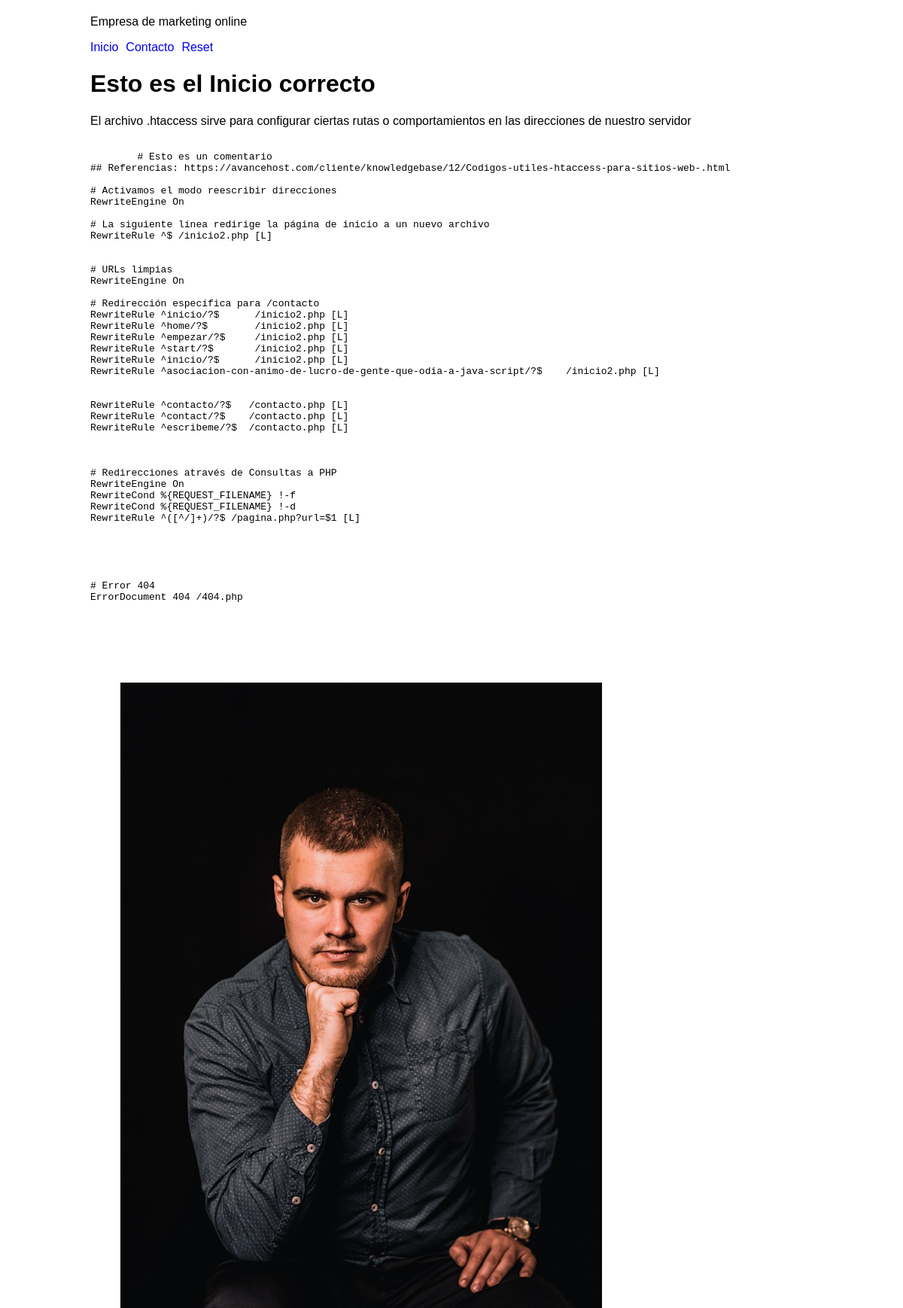
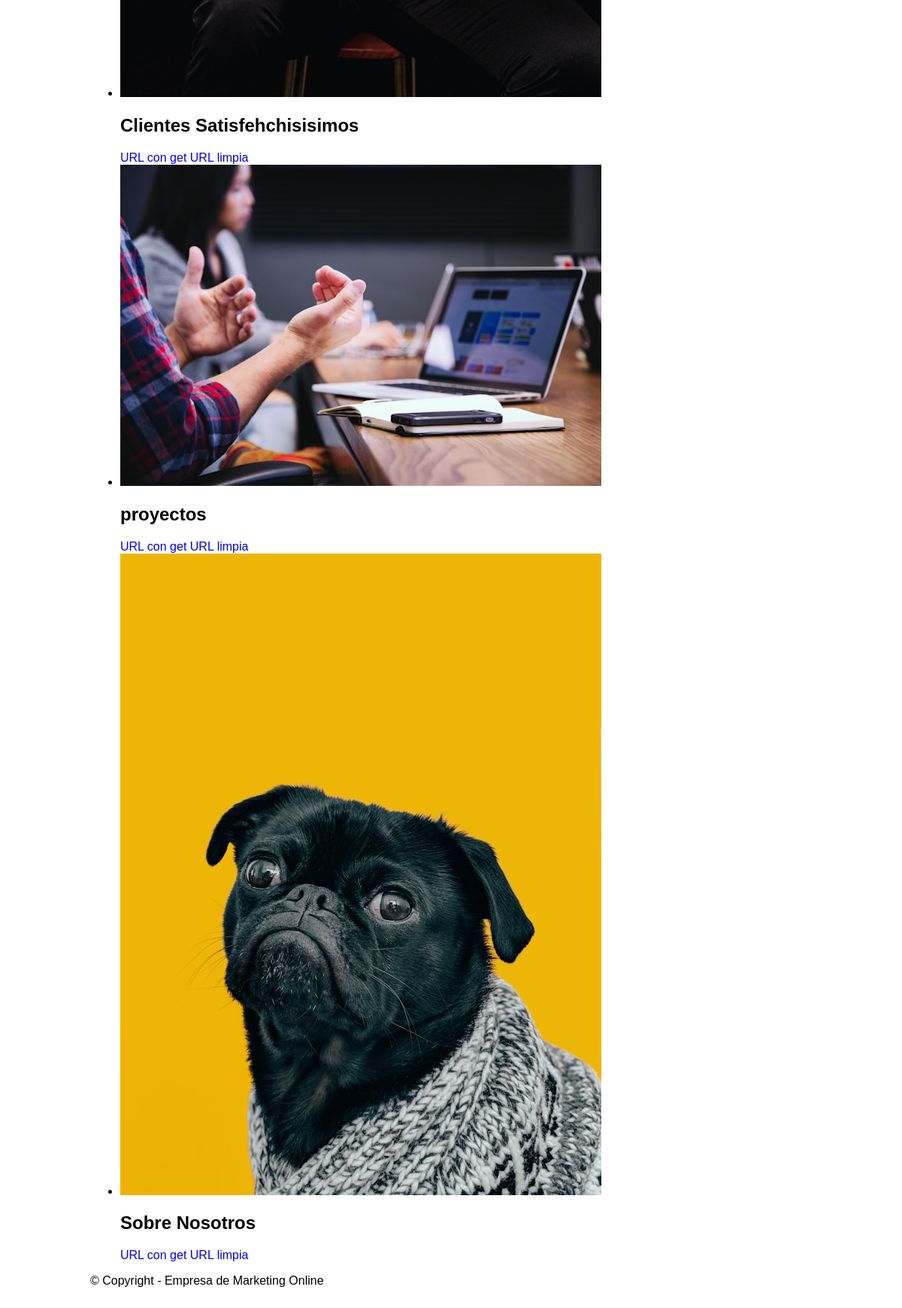
The app's page /inicio2.php with its own data (2 pictures, top to bottom).
### tables this page shows
CREATE TABLE `paginas` (
  `id` int(11) NOT NULL AUTO_INCREMENT,
  `nombre` varchar(255) NOT NULL,
  `texto` longtext NOT NULL,
  `img` varchar(255) NOT NULL,
  `url` varchar(255) NOT NULL,
  PRIMARY KEY (`id`)
);

### _functions.php (called while the page is built, shortened)
<?php
function consulta($sql, $devolverDatos=true){
    $servername = "localhost";
    $username = "root";
    $password = "root";
    $dbname = "empresa_marketing";
    $conn = new mysqli($servername, $username, $password, $dbname);
    $result=$conn->query($sql);
    if($devolverDatos){
            $datos = [];
            while ($fila = $result->fetch_assoc()) {
                $datos[] = $fila;
            }
            return $datos;
    }
}

### inicio2.php (the view)
<?php $titulo="Esto es el Inicio correcto";?>
<?php require_once '_functions.php'?>
<?php include_once '_header.php'?>
    <p>El archivo .htaccess sirve para configurar ciertas rutas o comportamientos en las direcciones de nuestro servidor</p>
    <pre>
        <code>
        # Esto es un comentario
## Referencias: https://avancehost.com/cliente/knowledgebase/12/Codigos-utiles-htaccess-para-sitios-web-.html
# Activamos el modo reescribir direcciones
RewriteEngine On
# La siguiente línea redirige la página de inicio a un nuevo archivo
RewriteRule ^$ /inicio2.php [L]
# URLs limpias
RewriteEngine On
# Redirección específica para /contacto
RewriteRule ^inicio/?$      /inicio2.php [L]
RewriteRule ^home/?$        /inicio2.php [L]
RewriteRule ^empezar/?$     /inicio2.php [L]
RewriteRule ^start/?$       /inicio2.php [L]
RewriteRule ^inicio/?$      /inicio2.php [L]
RewriteRule ^asociacion-con-animo-de-lucro-de-gente-que-odia-a-java-script/?$    /inicio2.php [L]
RewriteRule ^contacto/?$   /contacto.php [L]
RewriteRule ^contact/?$    /contacto.php [L]
RewriteRule ^escribeme/?$  /contacto.php [L]
# Redirecciones através de Consultas a PHP
RewriteEngine On
RewriteCond %{REQUEST_FILENAME} !-f
RewriteCond %{REQUEST_FILENAME} !-d
RewriteRule ^([^/]+)/?$ /pagina.php?url=$1 [L]
# Error 404
ErrorDocument 404 /404.php
        </code>
    </pre>
<?php
$sql ="SELECT * FROM paginas";
$datos = consulta($sql,true);
echo '<ul class="lista">';
foreach ( $datos as $dato) {
    echo <<<HTML
    <li>
        <img src="img/{$dato['img']}">
        <h2>{$dato['nombre']}</h2>
        <a href="pagina.php?url={$dato['url']}">URL con get</a>
        <a href="{$dato['url']}">URL limpia</a>
    </li>
    HTML;
}
echo '</ul>';
?>
    <?php include_once '_footer.php'?>

### _header.php (shortened to what this page needs)
<!DOCTYPE html>
<html lang="es">
<head>
    <link rel="stylesheet" href="style.css?v=<?php echo date('U'); ?>">
</head>
<body>
    <header>
        <span id="logo">Empresa de marketing online</span>
        <nav>
            <ul>
                <li><a href="inicio">Inicio</a></li>
                <li><a href="contacto">Contacto</a></li>
                <li><a href="reset">Reset</a></li>
            </ul>
        </nav>
    </header>
    <main>
        <h1><?php echo $titulo; ?></h1>

### _footer.php
    </main>
    <footer>
        <p>&copy; Copyright - Empresa de Marketing Online</p>
    </footer>
</body>
</html>

### style.css (style rules this page uses)
:root { --c1:coral; --c2:tan; --c3:black; --ff:sans-serif; --mw:960px; }
body { font-family: var(--ff); max-width:var(--mw); margin: 0 auto; padding: 20px; }
a { text-decoration: none; }
img { max-width: 100%; }
nav ul { list-style: none; padding-left: 0; display: flex; gap:10px; }

### records on screen
paginas: img (picture), nombre "Clientes Satisfehchisisimos"
paginas: img (picture), nombre "proyectos"
paginas: img (picture), nombre "Sobre Nosotros"

### other values on screen
$titulo "Esto es el Inicio correcto"
